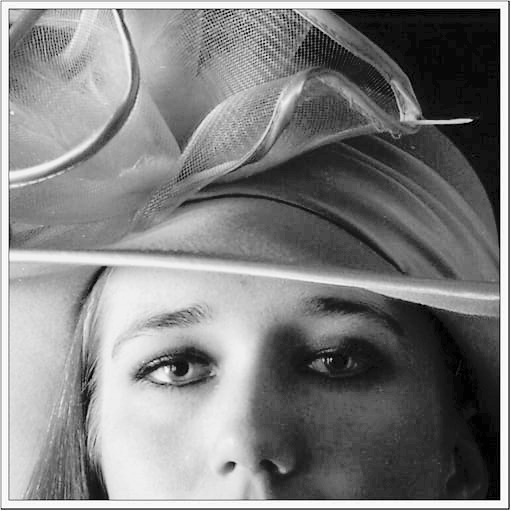
#> input picture part_3/highCont_image.jpg, 511 x 511 px, given in place of the camera
$ python test2.py
#> lines starting #> are read from the running program, lines starting #| are printed output that depends on the picture
import cv2
import numpy as np

video_cap = cv2.VideoCapture(0)

width  = int(video_cap.get(3))  #width
height = int(video_cap.get(4))  #height

save_video = cv2.VideoWriter('video_detectColors.avi', cv2.VideoWriter_fourcc(*'MJPG'), 20, (width,height), 0)
#cv2.VideoWriter(file path, fourcc, fps, (w,h))

while True:

    ret, frame = video_cap.read()
#> frame is the input picture: shape (511, 511, 3); min 0, max 255, mean 129
    gray_frame = cv2.cvtColor(frame, cv2.COLOR_BGR2GRAY)
    not_blur = gray_frame[190:290, 270:370]
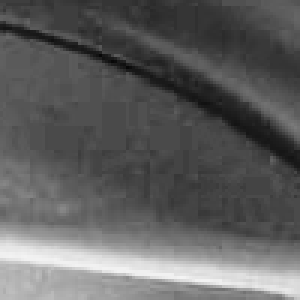
#> not_blur: shape (100, 100) (shown 3 times larger); min 7, max 244, mean 95.3

    color = (0,0,0)

    if not ret:
        break

    frame_size = (width,height)
    # Using cv2.blur() method
    frame_blur = cv2.blur(gray_frame, frame_size)
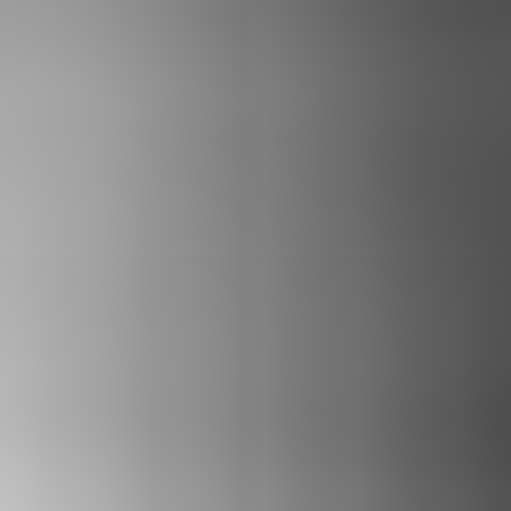
#> frame_blur: shape (511, 511); min 79, max 193, mean 128.6
    optimized_frame = cv2.equalizeHist(not_blur)
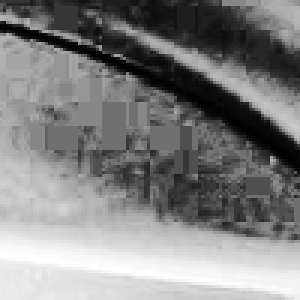
#> optimized_frame: shape (100, 100) (shown 3 times larger); min 0, max 255, mean 129.4
    frame_blur[190:290, 270:370] = optimized_frame
    colour = np.average(frame_blur[190:290, 270:370])
#> colour = 129.4

    #detect colour
    if colour > 150:
        Text = 'WHITE'
        cv2.putText(frame_blur , Text, (50,40), cv2.FONT_HERSHEY_SIMPLEX, 1, color, 2 )
    elif 100 <= colour <= 150:
        Text = 'GRAY'
        cv2.putText(frame_blur , Text, (50,40), cv2.FONT_HERSHEY_SIMPLEX, 1, color, 2 )
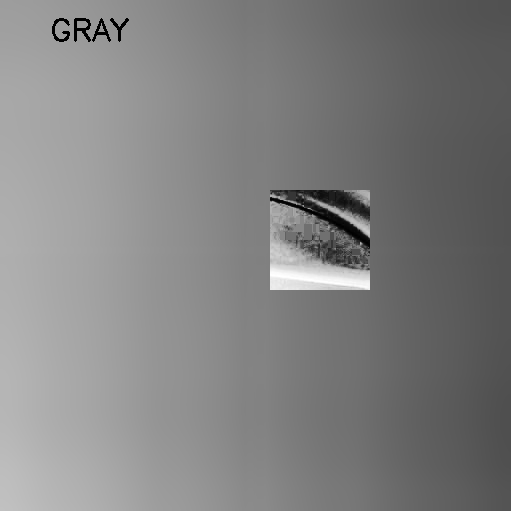
#> frame_blur: shape (511, 511); min 0, max 255, mean 128.8
    elif colour < 100:
        Text = 'BLACK'
        cv2.putText(frame_blur , Text, (50,40), cv2.FONT_HERSHEY_SIMPLEX, 1, color, 2 )

    key = cv2.waitKey(1)
#> (key Esc is pressed here)
    if key == 27:
        break

    cv2.imshow('output', frame_blur)

video_cap.release()
cv2.destroyAllWindows()
